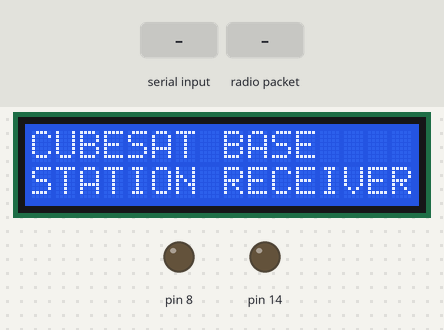
The sketch below on a simulated Arduino Uno, built with avr-gcc and run on an emulated ATmega328P. Parts: 16×2 character LCD, output pins drawn as LEDs (lit = HIGH). The inputs (shaded band) are chosen by the test bench. No radio packets arrive unless stated; what the sketch prints to the serial monitor is not drawn.

Above: at 2.2 s.
2.3 s: "l,45\n" received over Serial
At 3.3 s:
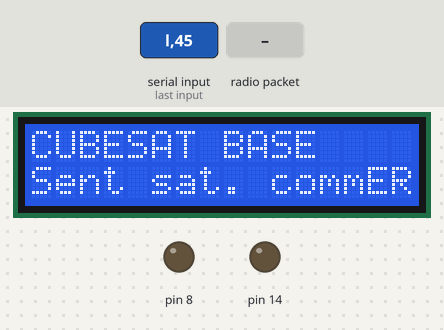
3.9 s: "r90\n" received over Serial
At 4.0 s:
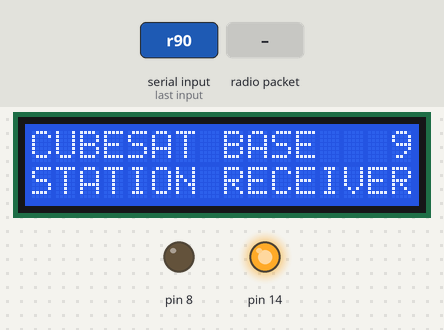
5.6 s: "l90\n" received over Serial
At 6.7 s:
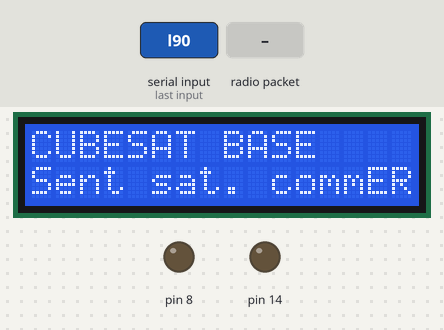
7.2 s: radio packet "}" arrives
8.7 s: "r,45\n" received over Serial
At 9.0 s:
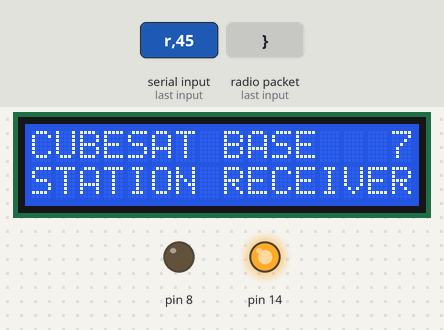
10.6 s: "l" received over Serial
At 11.4 s:
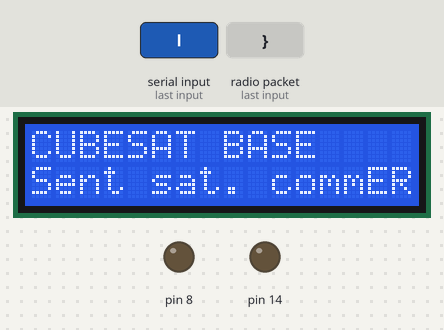
Timing chart, 0 to 13.1 s (numbered marks = the images above; inputs shaded):
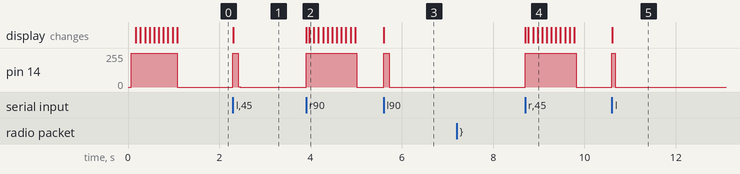

Measured:
- after the input at 2.3 s, pin 14: 0/255 → 255/255 at once, → 0/255 0.12 s later; the display: changes at once (image 1)
- after the input at 3.9 s, pin 14: 0/255 → 255/255 at once, → 0/255 1.1 s later; the display: first changes at once (image 2 shows a later state)
- after the input at 5.6 s, pin 14: 0/255 → 255/255 at once, → 0/255 0.12 s later; the display: changes at once (image 3)
- after the input at 8.7 s, pin 14: 0/255 → 255/255 at once, → 0/255 1.1 s later; the display: first changes at once (image 4 shows a later state)
- after the input at 10.6 s, pin 14: 0/255 → 255/255 at once, → 0/255 0.08 s later; the display: changes at once (image 5)

The sketch:

ReceiverArduino.ino
```cpp
#include <SPI.h> //It has to be included before including RF24, because it is used there
#include "nRF24L01.h"
#include "RF24.h"
#include "printf.h"
#include <LiquidCrystal.h>

const int BRIGHTNESS_MAX = 32767;

// initialize the library by associating any needed LCD interface pin
// with the arduino pin number it is connected to
const int rs = 2, en = 3, d4 = 4, d5 = 5, d6 = 6, d7 = 7;
LiquidCrystal lcd(rs, en, d4, d5, d6, d7);

/* NRF24L01+ library link: https://github.com/nRF24/RF24 */

/* NRF24L01 connection to Arduino:
 * Connect Vcc to 3.3V, CE to PIN 7, CSN to PIN 8, SCK to PIN 13, MOSI to PIN 11, MISO to PIN 12
 * The pin numbering on the NRF24 starts from the pin with the white square which is pin 1.
 * The one next to this pin is number 2. The column that contains the first pin has an odd numbering
 * and the column next to it has an even numbering.
 * On the NRF24 PIN 1 is GND, PIN 2 in Vcc, PIN 3 is CE, PIN 4 is CSN, PIN 5 is SCK, PIN 6 is MOSI, PIN 7 is MISO and PIN 8 is the IRQ.
 * For the moment the IRQ pin is not used, so it is not connected on the board. The paln for a future use is to include the IRQ pin.
 */
RF24 radio(9,10); //Make the radio object from the RF24 class and assign CE to PIN 7 and CSN to PIN 8

uint8_t address[6] = "SesaB"; //Address of the dongles (For some reason the address is saved in reverse order)
uint8_t address_tx[6] = "SebuC"; //Address of the receiving end
uint8_t r_data[64] = ""; //Save the received data
uint8_t i = 0; //Indexing variable used in printing out the received data

volatile uint8_t nRF24_payload[32];
volatile uint8_t ledStat = 0;

volatile int16_t patch_value = 0;

volatile int values[9];
volatile float ax = 0.0, ay = 0.0, az = 0.0, gx = 0.0, gy = 0.0, gz = 0.0;

long v1 = 0L,v2 = 0L,v3 = 0L;
char c1 = 0;
char s1[32];

enum eReceptionMode {
  eDefault,
  eTasks,
} mode = eDefault;

void setup()
{
  Serial.begin(115200); //Initialize the USART to 115200 baud
  radio.begin(); //Initialize the NRF
  //printf_begin(); //Initialize the printing funcion (used only for debugging in printDetails)

  Serial.println("The program has started."); //Indicate that we are running
  // set up the LCD's number of columns and rows:
  lcd.begin(16, 2);
  // Print a message to the LCD.
  lcd.print("CUBESAT BASE");
  lcd.setCursor(0,1);
  lcd.print("STATION RECEIVER");

  pinMode(14,OUTPUT);
  digitalWrite(14, HIGH);
  for (int i = 9; i >= 0; i--) { lcd.setCursor(15,0); lcd.print(i); delay(100); }
  lcd.setCursor(15,0); lcd.print(' ');
  digitalWrite(14, LOW);

  /*if(radio.isChipConnected()) //Check whether the cip is connected or not
  {Serial.println("Chip is connected");}*/

  radio.setPALevel(RF24_PA_MAX); //Set the TX power to the highest possible
  radio.setDataRate(RF24_2MBPS); //Set the data rate to 2Mbps
  radio.setCRCLength(RF24_CRC_16); //Set the CRC length to 2 bytes
  radio.setChannel(99); //Set the TX frequency to 2499MHz
  radio.setPayloadSize(32); //Set the payload size to 32 bytes (Not necessary, just added for completeness)

  radio.openWritingPipe(address_tx);
  radio.openReadingPipe(1, address); //Set the receiving address for the pipe

  //radio.printDetails(); //Used in debugging to print out some register values of the NRF

  radio.startListening(); //Put the NRF into receiving mode
  Serial.println("hello");

  pinMode(8, OUTPUT);
  mode = eDefault;
}

void loop()
{
  /*
   * Get inside only when there is data. A better implementation would be to use the IRQ pin from the NRF.
   * In a future version of this code, this will be included to enchance performance, by using interrupts.
  */
  radio.startListening();

  if (Serial.available()) {
    digitalWrite(14, HIGH);
    char c = Serial.read();
    radio.flush_tx();

    if (c == 'l') {
      lcd.setCursor(0,1);
      lcd.print("Sent sat. comm");

      radio.stopListening();
      ledStat ^= 1;
      memset((uint8_t *)nRF24_payload, '\0', 32); //Fill all the array space with zeros
      sprintf((char *)nRF24_payload, "L1:%d", ledStat);

      radio.write( nRF24_payload, sizeof(nRF24_payload));
      delay(11);
      radio.write( nRF24_payload, sizeof(nRF24_payload));
      delay(11);
      radio.write( nRF24_payload, sizeof(nRF24_payload));
      delay(11);
      radio.write( nRF24_payload, sizeof(nRF24_payload));
      delay(11);
      radio.write( nRF24_payload, sizeof(nRF24_payload));
      delay(11);
      radio.write( nRF24_payload, sizeof(nRF24_payload));
      delay(11);
      radio.write( nRF24_payload, sizeof(nRF24_payload));
    } else if (c == 'g') {
      radio.stopListening();
      memset((void *)nRF24_payload, '\0', 32); //Fill all the array space with zeros
      sprintf((char *)nRF24_payload, "GPS:Data");
      radio.write( nRF24_payload, sizeof(nRF24_payload));
    } else if (c == 'r') {
      void (*reset)(void) = 0;
      reset();
    } else if (c == 'p') {
      radio.stopListening();
      memset((void *)nRF24_payload, '\0', 32); //Fill all the array space with zeros
      sprintf((char *)nRF24_payload, "Patch:%d", patch_value);
      radio.write( nRF24_payload, sizeof(nRF24_payload));

      if (patch_value > 10) {
        patch_value = 0;
      } else {
        patch_value++;
      }
    }
    digitalWrite(14, LOW);
  }

  /*if (Serial.available()) {
    digitalWrite(14, HIGH);
    char c = Serial.read();
    radio.flush_tx();

    if (c == 'l') {
      lcd.setCursor(0,1);
      lcd.print("Sent sat. comm");

      radio.stopListening();
      ledStat ^= 1;
      memset((uint8_t *)nRF24_payload, '\0', 32); //Fill all the array space with zeros
      sprintf((char *)nRF24_payload, "L1:%d", ledStat);

      radio.write( nRF24_payload, sizeof(nRF24_payload));
      delay(11);
      radio.write( nRF24_payload, sizeof(nRF24_payload));
      delay(11);
      radio.write( nRF24_payload, sizeof(nRF24_payload));
      delay(11);
      radio.write( nRF24_payload, sizeof(nRF24_payload));
      delay(11);
      radio.write( nRF24_payload, sizeof(nRF24_payload));
      delay(11);
      radio.write( nRF24_payload, sizeof(nRF24_payload));
      delay(11);
      radio.write( nRF24_payload, sizeof(nRF24_payload));
    } else if (c == 'g') {
      radio.stopListening();
      memset((void *)nRF24_payload, '\0', 32); //Fill all the array space with zeros
      sprintf((char *)nRF24_payload, "GPS:Data");
      radio.write( nRF24_payload, sizeof(nRF24_payload));
    } else if (c == 'r') {
      void (*reset)(void) = 0;
      reset();
    }
    digitalWrite(14, LOW);
  }*/
  if(radio.available())
  {
    //Serial.println("We received something."); //Used in debugging the code
    while (radio.available()) //Loop while there is more data in the RX FIFO
    {
      digitalWrite(8, HIGH);
      radio.read(&r_data, sizeof(r_data)); //Read the data from the RX FIFO
      digitalWrite(8, LOW);
      //Serial.print("Received some data: "); //Indicate that we have received something from the RX FIFO

      /*while(r_data[i] != '\0') //Print the received data (if the received data is not a string, that implementation is dangerous)
      {Serial.print((char)r_data[i++]);} //Print each character
      Serial.println("");*/

      /*if (mode == eDefault) {
        switch (r_data[0]) {
          // Always ignore the first ID character
          case 'B':
            // Various data
            sscanf(r_data + 1, "%d", &(values[6]));
            // Process brightness with gamma
            values[6] = BRIGHTNESS_MAX*pow(values[6]/32387.0,1);
            if(values[6] < 0) values[6] = BRIGHTNESS_MAX;
            break;
          case 'X':
            // X axis data
            sscanf(r_data + 1, "%ld %ld", &v1, &v2);
            ax = v1/100000.0; gx = v2/100000.0;
            break;
          case 'Y':
            // Y axis data
            sscanf(r_data + 1, "%ld %ld", &v1, &v2);
            ay = v1/100000.0; gy = v2/100000.0;
            break;
         case 'Z':
            // Z axis data
            sscanf(r_data + 1, "%ld %ld", &v1, &v2);
            az = v1/100000.0; gz = v2/100000.0;
            break;
         case 'T':
            Serial.println((char*) (r_data + 1));
            break;
         case '{':
            // Mode switch
            sscanf(r_data + 1, "%c", &c1);
            if (c1 == 'T') mode = eTasks;
            break;
        }

        Serial.print(ax, 5);
        Serial.print(' ');
        Serial.print(ay, 5);
        Serial.print(' ');
        Serial.print(az, 5);
        Serial.print(' ');
        Serial.print(gx, 5);
        Serial.print(' ');
        Serial.print(gy, 5);
        Serial.print(' ');
        Serial.print(gz, 5);
        Serial.print(' ');
        Serial.print(values[6]);
        Serial.print(' ');
        Serial.print(values[7]);
        Serial.print(' ');
        Serial.print(values[8]);
        Serial.print(' ');
        Serial.print("\r\n");
        //Serial.println(""); //Print a new line to have a clearer output
        //Serial.print("Received brightness: ");
        //Serial.println(values[6]);
      }*/ if (mode == eTasks) {
        if (r_data[0] == '}') {
          mode = eDefault;
          continue;
        }

        // Receiving FreeRTOS task information now
        Serial.print("Task: ");
        sscanf(r_data, "%1ld%ld%s", &v1, &v2, &s1);
        Serial.print(s1);
        Serial.print(' ');
        Serial.print(v1);
        Serial.print(' ');
        Serial.print(v2);
        Serial.print("\r\n");
      }

      if (mode == eDefault) {
        while(r_data[i] != '\0') //Print the received data (if the received data is not a string, that implementation is dangerous)
        {Serial.print((char)r_data[i++]);} //Print each character
        Serial.println("");
      }


      /*if (true) {
        //lcd.setCursor(0,0);
        //lcd.print("Temp: ");
        //lcd.print((values[1])/10.0);

        lcd.setCursor(0,1);
        lcd.print("Br:[");
        for (int i = 0; i < 11; i++) {
          if (values[6] > BRIGHTNESS_MAX/12 * i) {
            lcd.print("=");
          } else {
            lcd.print(" ");
          }
        }
        lcd.print("]");
      }*/

      i = 0; //Reset the counting variable for the next round

    }
    radio.flush_rx();
  }

}
```
